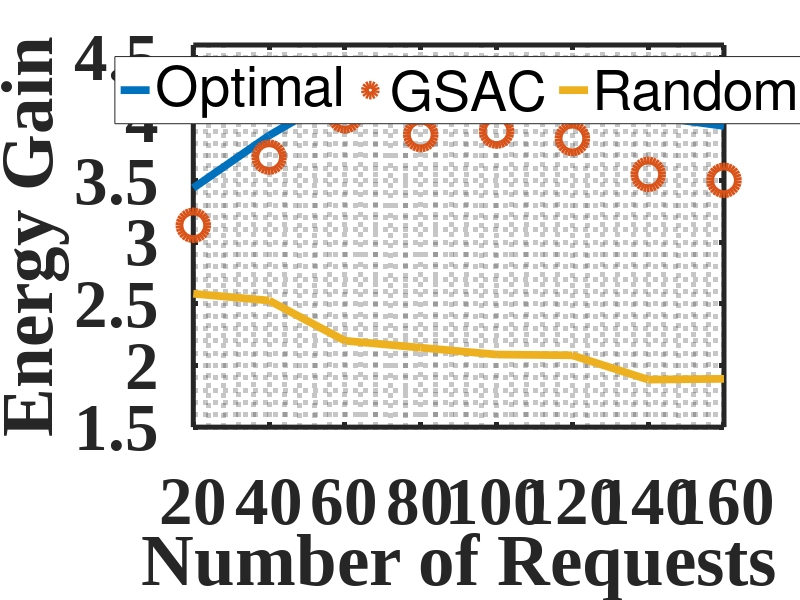
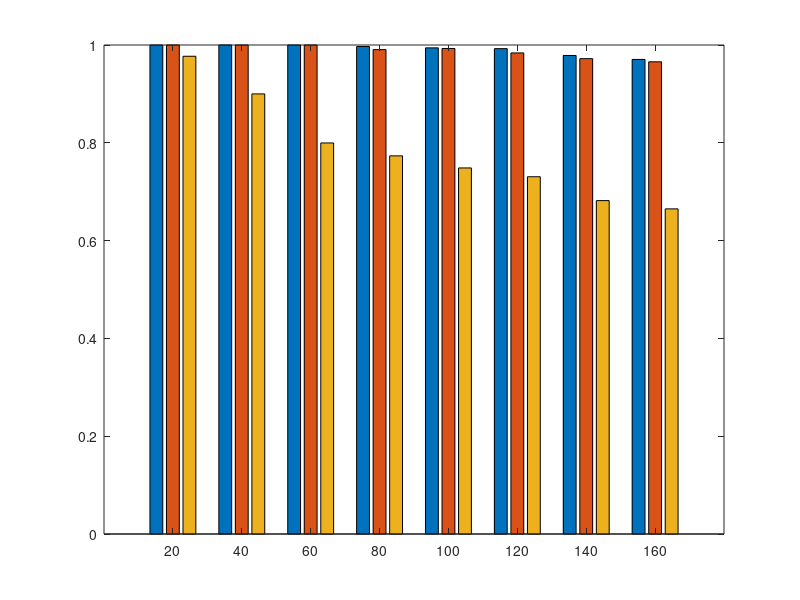

Reproduce these figures in MATLAB, in order. (Note: this script raises an error after producing the figures.)
clear;clc;

%% Performance Data
EG_P1=[
3.4400    3.1374    2.5823
3.8659    3.6903    2.5271
4.2218    4.0253    2.2008
4.2341    3.8735    2.1445
4.2364    3.9012    2.0890
4.2330    3.8413    2.0827
4.0253    3.5506    1.8855
3.9432    3.5023    1.8919
];

CH_P1=[
1.0000    1.0000    0.9770
1.0000    1.0000    0.9000
1.0000    1.0000    0.7997
0.9969    0.9906    0.7733
0.9942    0.9929    0.7486
0.9926    0.9838    0.7306
0.9786    0.9721    0.6818
0.9705    0.9657    0.6649    
];

Time_P1=[
6.7982    0.0491    0.0010
21.7545    0.0761    0.0010
31.8562    0.1105    0.0014
38.5046    0.1307    0.0015
74.3483    0.1589    0.0015
146.4582    0.1778    0.0017
487.4830    0.2156    0.0020
757.9589    0.3022    0.0086    
];

EG_P2=[
3.9710    3.7084    2.8902
4.6696    4.4523    2.3820
5.6534    5.1111    2.0104
6.1304    5.2799    1.7678
6.5038    5.1374    1.7105
6.5510    4.6880    1.5188
7.0654    4.5582    1.5133
6.9602    4.6854    1.4943    
];

CH_P2=[
1.0000    1.0000    0.9792
1.0000    1.0000    0.8292
1.0000    0.9903    0.6833
0.9990    0.9792    0.6281
0.9967    0.9642    0.5725
0.9806    0.9174    0.4840
0.9801    0.9107    0.4720
0.9604    0.8927    0.4583    
];

Time_P2=[
7.4438    0.0667    0.0012
18.4743    0.1049    0.0016
18.0684    0.1778    0.0021
20.5128    0.1898    0.0023
 31.7881    0.2209    0.0023
 153.3777    0.2277    0.0029
374.2171    0.3599    0.0086
 709.4593    0.3842    0.0095    
];

%% Figure Drawing
x=20:20:160;
marker=["-o","-+","-*","-x","-s","-d"];
curve_LineWidth=5.6;
curve_MarkerSize=20;
box_LineWidth=3.6;
box_FontSize=48;
lgd_FontSize=40;

figure(1);
hold on;
for ii=1:3
    plot(x,EG_P1(:,ii),marker(ii),'LineWidth',curve_LineWidth,'MarkerSize',curve_MarkerSize);
end
hold off;
xlabel('Number of Requests');
ylabel('Energy Gain');
ylim([1.5,4.6]);
set(gca,'LineWidth',box_LineWidth,'FontName','Times New Roman',...
    'FontSize',box_FontSize,'FontWeight','bold');
lgd=legend({'Optimal','GSAC','Random'},'Orientation','horizontal',...
    'Location','north','FontSize',lgd_FontSize);
grid minor;
box on;

figure(2);
H=bar(x,CH_P1,'grouped');
H(1).FaceColor='#bbbbbb';
H(2).FaceColor='#999999';
H(3).FaceColor='#666666';
ylim([0.4,1.1]);
xlabel('Number of Requests');
ylabel('Cache-hit Ratio');
set(gca,'LineWidth',box_LineWidth,'FontName','Times New Roman',...
    'FontSize',box_FontSize,'FontWeight','bold');
lgd=legend({'Optimal','GSAC','Random'},'Orientation','horizontal',...
    'Location','north','FontSize',lgd_FontSize);
grid minor;
box on;


figure(3);
hold on;
for ii=1:3
    plot(x,EG_P2(:,ii),marker(ii),'LineWidth',curve_LineWidth,'MarkerSize',curve_MarkerSize);
end
hold off;
xlabel('Number of Requests');
ylabel('Energy Gain');
set(gca,'LineWidth',box_LineWidth,'FontName','Times New Roman',...
    'FontSize',box_FontSize,'FontWeight','bold');
lgd=legend({'Optimal','GSAC','Random'},'Orientation','horizontal',...
    'Location','north','FontSize',lgd_FontSize);
grid minor;
box on;

figure(4);
H=bar(x,CH_P2,'grouped');
H(1).FaceColor='#bbbbbb';
H(2).FaceColor='#999999';
H(3).FaceColor='#666666';
ylim([0.4,1.1]);
xlabel('Number of Requests');
ylabel('Cache-hit Ratio');
set(gca,'LineWidth',box_LineWidth,'FontName','Times New Roman',...
    'FontSize',box_FontSize,'FontWeight','bold');
lgd=legend({'Optimal','GSAC','Random'},'Orientation','horizontal',...
    'Location','north','FontSize',lgd_FontSize);
grid minor;
box on;

figure(5);
hold on;
for ii=1:3
    plot(x,Time_P1(:,ii),marker(ii),'LineWidth',curve_LineWidth,'MarkerSize',curve_MarkerSize);
end
hold off;
xlabel('Number of Requests');
ylabel('Time (second)');
set(gca,'YScale','log','YTick',[1e-3,1e0,1e3],'LineWidth',box_LineWidth,...
    'FontName','Times New Roman','FontSize',box_FontSize,'FontWeight','bold');
lgd=legend({'Optimal','GSAC','Random'},'Orientation','horizontal','Location','north',...
    'FontSize',lgd_FontSize);
grid minor;
box on;

figure(6);
hold on;
for ii=1:3
    plot(x,Time_P2(:,ii),marker(ii),'LineWidth',curve_LineWidth,'MarkerSize',curve_MarkerSize);
end
hold off;
xlabel('Number of Requests');
ylabel('Time (second)');
set(gca,'YScale','log','YTick',[1e-3,1e0,1e3],'LineWidth',box_LineWidth,...
    'FontName','Times New Roman','FontSize',box_FontSize,'FontWeight','bold');
lgd=legend({'Optimal','GSAC','Random'},'Orientation','horizontal','Location','north',...
    'FontSize',lgd_FontSize);
grid minor;
box on;

%% Bandwidth-Memory
spacing=0.25;
Bandwidth=0.25:spacing:1;
Memory=Bandwidth;
labelSpacing=850;

EG_P1=[
2.3365    1.9550    1.4385	3.9227    3.4082    2.1701	4.4495    4.1445    2.6825	 4.7213    4.5881    3.6827
3.3526    2.9545    1.4366	4.2364    3.9012    2.0890	4.6396    4.4532    2.8655	4.7337    4.6157    3.8581
3.6596    3.3191    1.4669	4.2482    3.9617    2.0100	4.6140    4.4198    2.8722	4.7269    4.5977    3.4637
3.6572    3.3580    1.4506	4.2513    3.9450    2.1315	4.6842    4.5402    3.0278	 4.7222    4.6207    3.2578
];
EG_P1_Optimal=EG_P1(:,1:3:10);
EG_P1_Heuristic=EG_P1(:,2:3:11);
EG_P1_Random=EG_P1(:,3:3:12);
[DB_Optimal,DM_Optimal]=gradient(EG_P1_Optimal,spacing);
[DB_Huristic,DM_Huristic]=gradient(EG_P1_Heuristic,spacing);
[DB_Random,DM_Random]=gradient(EG_P1_Random,spacing);

figure(7);
hold on;
[C,h]=contour(Bandwidth,Memory,EG_P1_Optimal,'ShowText','on','LineWidth',curve_LineWidth);
v=3:0.4:4.6;
clabel(C,h,v,'FontSize',lgd_FontSize,'FontWeight','bold','LabelSpacing',labelSpacing);
quiver(Bandwidth,Memory,DB_Optimal,DM_Optimal,'LineWidth',curve_LineWidth);
xlabel('Bandwidth (Gbps)');
ylabel('Caching Memory (GB)');
set(gca,'LineWidth',box_LineWidth,'FontName','Times New Roman',...
    'FontSize',box_FontSize,'FontWeight','bold');
grid minor;
box on;
axis equal;
hold off;

figure(8);
hold on;
[C,h]=contour(Bandwidth,Memory,EG_P1_Heuristic,'ShowText','on','LineWidth',curve_LineWidth);
v=3:0.5:4.5;
clabel(C,h,v,'FontSize',lgd_FontSize,'FontWeight','bold','LabelSpacing',labelSpacing);
quiver(Bandwidth,Memory,DB_Huristic,DM_Huristic,'LineWidth',curve_LineWidth);
xlabel('Bandwidth (Gbps)');
ylabel('Caching Memory (GB)');
set(gca,'LineWidth',box_LineWidth,'FontName','Times New Roman',...
    'FontSize',box_FontSize,'FontWeight','bold');
grid minor;
box on;
axis equal;
hold off;

figure(9);
hold on;
[C,h]=contour(Bandwidth,Memory,EG_P1_Random,'ShowText','on','LineWidth',curve_LineWidth);
v=1.5:0.5:3.5;
clabel(C,h,v,'FontSize',lgd_FontSize,'FontWeight','bold','LabelSpacing',labelSpacing);
quiver(Bandwidth,Memory,DB_Random,DM_Random,'LineWidth',curve_LineWidth);
xlabel('Bandwidth (Gbps)');
ylabel('Caching Memory (GB)');
set(gca,'LineWidth',box_LineWidth,'FontName','Times New Roman',...
    'FontSize',box_FontSize,'FontWeight','bold');
grid minor;
box on;
axis equal;
hold off;

CH_P1=[
0.7516    0.7173    0.5078	0.9581    0.9361    0.7341	0.9872    0.9829    0.8504	1.0000    0.9986    0.9508
0.9454    0.9414    0.5027	0.9942    0.9929    0.7486	1.0000    1.0000    0.8759	1.0000    1.0000    0.9742
0.9957    0.9943    0.5337	1.0000    1.0000    0.7174	1.0000    1.0000    0.8688	1.0000    1.0000    0.9341
1.0000    1.0000    0.5154	1.0000    1.0000    0.7494	1.0000    1.0000    0.8815	1.0000    1.0000    0.9125
];
CH_P1_Optimal=CH_P1(:,1:3:10);
CH_P1_Heuristic=CH_P1(:,2:3:11);
CH_P1_Random=CH_P1(:,3:3:12);
[DB_Optimal,DM_Optimal]=gradient(CH_P1_Optimal,spacing);
[DB_Huristic,DM_Huristic]=gradient(CH_P1_Heuristic,spacing);
[DB_Random,DM_Random]=gradient(CH_P1_Random,spacing);

figure(10);
hold on;
[C,h]=contour(Bandwidth,Memory,CH_P1_Optimal,'ShowText','on','LineWidth',curve_LineWidth);
v=0.9:0.1:1;
clabel(C,h,v,'FontSize',lgd_FontSize,'FontWeight','bold','LabelSpacing',labelSpacing);
quiver(Bandwidth,Memory,DB_Optimal,DM_Optimal,'LineWidth',curve_LineWidth);
xlabel('Bandwidth (Gbps)');
ylabel('Caching Memory (GB)');
set(gca,'LineWidth',box_LineWidth,'FontName','Times New Roman',...
    'FontSize',box_FontSize,'FontWeight','bold');
grid minor;
box on;
axis equal;
hold off;

figure(11);
hold on;
[C,h]=contour(Bandwidth,Memory,CH_P1_Heuristic,'ShowText','on','LineWidth',curve_LineWidth);
v=[0.85,0.95,1];
clabel(C,h,v,'FontSize',lgd_FontSize,'FontWeight','bold','LabelSpacing',labelSpacing);
quiver(Bandwidth,Memory,DB_Huristic,DM_Huristic,'LineWidth',curve_LineWidth);
xlabel('Bandwidth (Gbps)');
ylabel('Caching Memory (GB)');
set(gca,'LineWidth',box_LineWidth,'FontName','Times New Roman',...
    'FontSize',box_FontSize,'FontWeight','bold');
grid minor;
box on;
axis equal;
hold off;

figure(12);
hold on;
[C,h]=contour(Bandwidth,Memory,CH_P1_Random,'ShowText','on','LineWidth',curve_LineWidth);
v=0.5:0.1:0.9;
clabel(C,h,v,'FontSize',lgd_FontSize,'FontWeight','bold','LabelSpacing',labelSpacing);
quiver(Bandwidth,Memory,DB_Random,DM_Random,'LineWidth',curve_LineWidth);
xlabel('Bandwidth (Gbps)');
ylabel('Caching Memory (GB)');
set(gca,'LineWidth',box_LineWidth,'FontName','Times New Roman',...
    'FontSize',box_FontSize,'FontWeight','bold');
grid minor;
box on;
axis equal;
hold off;


EG_P2=[
2.8766    2.0303    1.3570	5.4186    3.4475    1.6576	5.6124    4.7573    2.1963	6.9259    6.4378    2.5980
5.5326    3.7419    1.3370	6.5038    5.1374    1.7105	6.9785    6.4587    2.0580	6.9905    6.5546    2.5297
6.2626    5.2916    1.3117	6.9003    6.2574    1.7628	6.9855    6.6323    1.9886	6.9549    6.6557    2.4896
6.1004    5.4621    1.2844	6.6124    5.9671    1.7730	7.0527    6.5649    2.0052	6.8484    6.6794    2.6061
];
EG_P2_Optimal=EG_P2(:,1:3:10);
EG_P2_Heuristic=EG_P2(:,2:3:11);
EG_P2_Random=EG_P2(:,3:3:12);
[DB_Optimal,DM_Optimal]=gradient(EG_P2_Optimal,spacing);
[DB_Huristic,DM_Huristic]=gradient(EG_P2_Heuristic,spacing);
[DB_Random,DM_Random]=gradient(EG_P2_Random,spacing);

figure(13);
hold on;
[C,h]=contour(Bandwidth,Memory,EG_P2_Optimal,'ShowText','on','LineWidth',curve_LineWidth);
v=4:1:7;
clabel(C,h,v,'FontSize',lgd_FontSize,'FontWeight','bold','LabelSpacing',labelSpacing);
quiver(Bandwidth,Memory,DB_Optimal,DM_Optimal,'LineWidth',curve_LineWidth);
xlabel('Bandwidth (Gbps)');
ylabel('Caching Memory (GB)');
set(gca,'LineWidth',box_LineWidth,'FontName','Times New Roman',...
    'FontSize',box_FontSize,'FontWeight','bold');
grid minor;
box on;
axis equal;
hold off;

figure(14);
hold on;
[C,h]=contour(Bandwidth,Memory,EG_P2_Heuristic,'ShowText','on','LineWidth',curve_LineWidth);
v=3.5:1:6.5;
clabel(C,h,v,'FontSize',lgd_FontSize,'FontWeight','bold','LabelSpacing',labelSpacing);
quiver(Bandwidth,Memory,DB_Huristic,DM_Huristic,'LineWidth',curve_LineWidth);
xlabel('Bandwidth (Gbps)');
ylabel('Caching Memory (GB)');
set(gca,'LineWidth',box_LineWidth,'FontName','Times New Roman',...
    'FontSize',box_FontSize,'FontWeight','bold');
grid minor;
box on;
axis equal;
hold off;

figure(15);
hold on;
[C,h]=contour(Bandwidth,Memory,EG_P2_Random,'ShowText','on','LineWidth',curve_LineWidth);
v=1.4:0.2:2.4;
clabel(C,h,v,'FontSize',lgd_FontSize,'FontWeight','bold','LabelSpacing',labelSpacing);
quiver(Bandwidth,Memory,DB_Random,DM_Random,'LineWidth',curve_LineWidth);
xlabel('Bandwidth (Gbps)');
ylabel('Caching Memory (GB)');
set(gca,'LineWidth',box_LineWidth,'FontName','Times New Roman',...
    'FontSize',box_FontSize,'FontWeight','bold');
grid minor;
box on;
axis equal;
hold off;

CH_P2=[
0.7610    0.6640    0.4085	0.9433    0.8358    0.5617	0.9550    0.9325    0.7158	1.0000    0.9883    0.7800
0.9683    0.8833    0.4008	0.9967    0.9642    0.5725	1.0000    0.9942    0.6600	1.0000    0.9908    0.7733
0.9983    0.9867    0.3708	1.0000    0.9975    0.5667	1.0000    1.0000    0.6467	1.0000    1.0000    0.7650
1.0000    1.0000    0.3700	1.0000    1.0000    0.5800	1.0000    1.0000    0.6658	1.0000    1.0000    0.7708
];
CH_P2_Optimal=CH_P2(:,1:3:10);
CH_P2_Heuristic=CH_P2(:,2:3:11);
CH_P2_Random=CH_P2(:,3:3:12);
[DB_Optimal,DM_Optimal]=gradient(CH_P2_Optimal,spacing);
[DB_Huristic,DM_Huristic]=gradient(CH_P2_Heuristic,spacing);
[DB_Random,DM_Random]=gradient(CH_P2_Random,spacing);

figure(16);
hold on;
[C,h]=contour(Bandwidth,Memory,CH_P2_Optimal,'ShowText','on','LineWidth',curve_LineWidth);
v=[0.86,0.94,0.96,0.98,1];
clabel(C,h,v,'FontSize',lgd_FontSize,'FontWeight','bold','LabelSpacing',labelSpacing);
quiver(Bandwidth,Memory,DB_Optimal,DM_Optimal,'LineWidth',curve_LineWidth);
xlabel('Bandwidth (Gbps)');
ylabel('Caching Memory (GB)');
set(gca,'LineWidth',box_LineWidth,'FontName','Times New Roman',...
    'FontSize',box_FontSize,'FontWeight','bold');
grid minor;
box on;
axis equal;
hold off;

figure(17);
hold on;
[C,h]=contour(Bandwidth,Memory,CH_P2_Heuristic,'ShowText','on','LineWidth',curve_LineWidth);
v=0.8:0.05:1;
clabel(C,h,v,'FontSize',lgd_FontSize,'FontWeight','bold','LabelSpacing',labelSpacing);
quiver(Bandwidth,Memory,DB_Huristic,DM_Huristic,'LineWidth',curve_LineWidth);
xlabel('Bandwidth (Gbps)');
ylabel('Caching Memory (GB)');
set(gca,'LineWidth',box_LineWidth,'FontName','Times New Roman',...
    'FontSize',box_FontSize,'FontWeight','bold');
grid minor;
box on;
axis equal;
hold off;

figure(18);
hold on;
[C,h]=contour(Bandwidth,Memory,CH_P2_Random,'ShowText','on','LineWidth',curve_LineWidth);
v=0.45:0.1:0.75;
clabel(C,h,v,'FontSize',lgd_FontSize,'FontWeight','bold','LabelSpacing',labelSpacing);
quiver(Bandwidth,Memory,DB_Random,DM_Random,'LineWidth',curve_LineWidth);
xlabel('Bandwidth (Gbps)');
ylabel('Caching Memory (GB)');
set(gca,'LineWidth',box_LineWidth,'FontName','Times New Roman',...
    'FontSize',box_FontSize,'FontWeight','bold');
grid minor;
box on;
axis equal;
hold off;

%% Prediction Accuracy
acc=1:-0.1:0.2;

EG_P1=[
4.2364    3.9012    2.0890
2.8462    2.7001    1.8159
2.1037    2.0559    1.5405
1.7088    1.6555    1.3475
1.4393    1.4033    1.2015
1.2412    1.2206    1.1018
1.1009    1.0840    1.0118
0.9921    0.9785    0.9443
0.9026    0.8927    0.8916    
];

CH_P1=[
0.9942    0.9929    0.7486
0.8690    0.8703    0.6603
0.7607    0.7639    0.5857
0.6728    0.6710    0.5262
0.5938    0.5920    0.4706
0.5200    0.5189    0.4247
0.4513    0.4506    0.3783
0.3886    0.3864    0.3316
0.3223    0.3200    0.2884    
];

EG_P2=[
6.5038    5.1374    1.7105
4.5504    4.3918    1.5698
3.3520    3.2564    1.5221
2.6584    2.5942    1.4770
2.1736    2.1675    1.4359
1.8590    1.8477    1.3931
1.6172    1.6258    1.3489
1.4316    1.4244    1.2979
1.2871    1.2854    1.2456    
];

CH_P2=[
0.9967    0.9642    0.5725
0.9113    0.9130    0.5102
0.8300    0.8302    0.4850
0.7515    0.7485    0.4609
0.6664    0.6726    0.4396
0.5898    0.5905    0.4129
0.5084    0.5135    0.3839
0.4302    0.4291    0.3468
0.3487    0.3528    0.3081    
];

figure(19);
hold on;
for ii=1:3
    plot(acc,EG_P1(9:-1:1,ii),marker(ii),'LineWidth',curve_LineWidth,'MarkerSize',curve_MarkerSize);
end
hold off;
xlabel('User Perference Prediction Accuracy');
xticklabels({'100%','90%','80%','70%','60%','50%','40%','30%','20%'});
ylabel('Energy Gain');
ylim([0.8,4.5]);
set(gca,'LineWidth',box_LineWidth,'FontName','Times New Roman',...
    'FontSize',box_FontSize,'FontWeight','bold');
lgd=legend({'Optimal','GSAC','Random'},'Orientation','horizontal',...
    'Location','north','FontSize',lgd_FontSize);
grid minor;
box on;

figure(20);
H=bar(acc,CH_P1(9:-1:1,:),'grouped');
H(1).FaceColor='#bbbbbb';
H(2).FaceColor='#999999';
H(3).FaceColor='#666666';
ylim([0.2,1.1]);
xlabel('User Perference Prediction Accuracy');
xticklabels({'100%','90%','80%','70%','60%','50%','40%','30%','20%'});
ylabel('Cache-hit Ratio');
set(gca,'LineWidth',box_LineWidth,'FontName','Times New Roman',...
    'FontSize',box_FontSize,'FontWeight','bold');
lgd=legend({'Optimal','GSAC','Random'},'Orientation','horizontal',...
    'Location','north','FontSize',lgd_FontSize);
grid minor;
box on;


figure(21);
hold on;
for ii=1:3
    plot(acc,EG_P2(9:-1:1,ii),marker(ii),'LineWidth',curve_LineWidth,'MarkerSize',curve_MarkerSize);
end
hold off;
xlabel('User Perference Prediction Accuracy');
xticklabels({'100%','90%','80%','70%','60%','50%','40%','30%','20%'});
ylabel('Energy Gain');
ylim([1.2,6.8]);
set(gca,'LineWidth',box_LineWidth,'FontName','Times New Roman',...
    'FontSize',box_FontSize,'FontWeight','bold');
lgd=legend({'Optimal','GSAC','Random'},'Orientation','horizontal',...
    'Location','north','FontSize',lgd_FontSize);
grid minor;
box on;

figure(22);
H=bar(acc,CH_P2(9:-1:1,:),'grouped');
H(1).FaceColor='#bbbbbb';
H(2).FaceColor='#999999';
H(3).FaceColor='#666666';
ylim([0.2,1.1]);
xlabel('User Perference Prediction Accuracy');
xticklabels({'100%','90%','80%','70%','60%','50%','40%','30%','20%'});
ylabel('Cache-hit Ratio');
set(gca,'LineWidth',box_LineWidth,'FontName','Times New Roman',...
    'FontSize',box_FontSize,'FontWeight','bold');
lgd=legend({'Optimal','GSAC','Random'},'Orientation','horizontal',...
    'Location','north','FontSize',lgd_FontSize);
grid minor;
box on;

